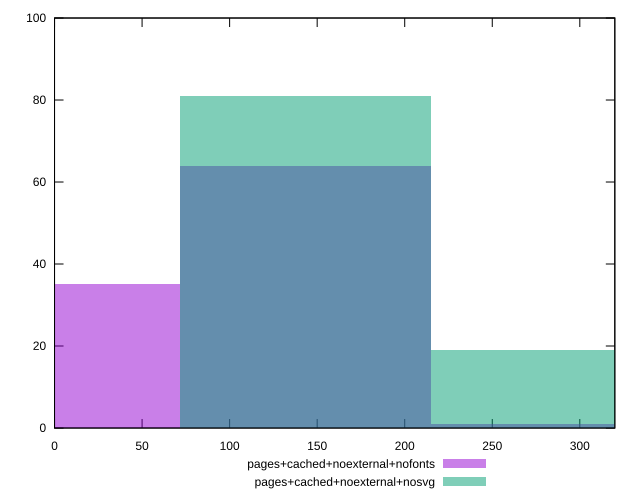

This chart was generated by the following gnuplot code:
reset
set terminal svg size 640, 500 enhanced background rgb 'white'
set output "reprap/uses-http2/comparison/histogram/6_vs_7.svg"

$pagesCachedNoexternalNofonts <<EOF
140.89332301695754 64
0 35
281.7866460339151 1
EOF

$pagesCachedNoexternalNosvg <<EOF
140.89332301695754 81
281.7866460339151 19
EOF

set key outside below
set boxwidth 140.89332301695754
set yrange [0:100]
set style fill transparent solid 0.5 noborder

plot \
  $pagesCachedNoexternalNofonts title "pages+cached+noexternal+nofonts" with boxes, \
  $pagesCachedNoexternalNosvg title "pages+cached+noexternal+nosvg" with boxes, \


reset
